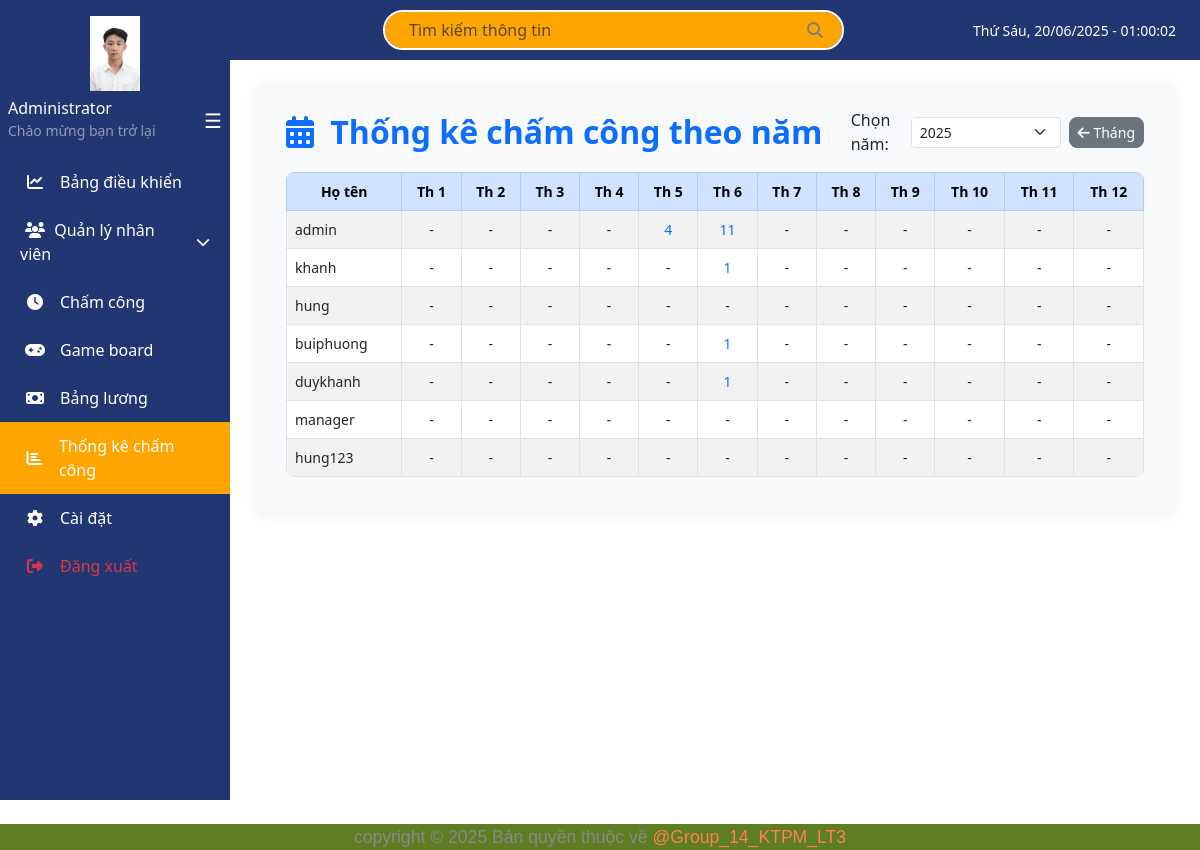
/chamcong/nam (signed in), run on the app's committed database.
### app/models/user.py (models this page shows, shortened)
class User(UserMixin, db.Model):  # ✅ thêm UserMixin
    id = db.Column(db.Integer, primary_key=True)
    employee_code = db.Column(db.String(10), unique=True)
    employee_info = db.relationship("EmployeeInfo", back_populates="user", uselist=False)
    username = db.Column(db.String(64), unique=True, nullable=False)
    password_hash = db.Column(db.String(128), nullable=False)
    avatar = db.Column(db.String(20), default = "default.jpg")
    role = db.Column(db.String(20), default='employee')  # admin / employee

### app/routes/attendance.py (the view)
@attendance_bp.route('/chamcong/nam')
@role_required('admin', 'manager')
def tong_hop_nam():
    year = int(request.args.get('year', datetime.now().year))
    users = User.query.all()
    summary = []
    for user in users:
        user_summary = {'name': user.username, 'employee_code': user.employee_code, 'months': []}
        for month in range(1, 13):
            total = Attendance.query.filter(
                Attendance.user_id == user.id,
                Attendance.date.between(date(year, month, 1), date(year, month, monthrange(year, month)[1]))
            ).count()
            user_summary['months'].append({
                'month': month,
                'count': total
            })
        summary.append(user_summary)
    return render_with_role('attendance/tong_hop_nam.html', summary=summary, year=year)

### app/utils/render_with_role_layout.py (called while the page is built)
def render_with_role(template_name, **context):
    role = getattr(current_user, 'role', None)
    if role == 'admin':
        layout = 'layouts/base_admin.html'
    elif role == 'manager':
        layout = 'layouts/base_manager.html'
    else:
        layout = 'layouts/base_employee.html'
    return render_template(template_name, layout=layout, **context)

### app/templates/attendance/tong_hop_nam.html
{% extends layout %}
{% block content %}
  <link rel="stylesheet" href="{{ url_for('static', filename='css/attendance.css') }}">
<div class="container-fluid py-4">
    <div class="d-flex justify-content-between align-items-center flex-wrap mb-3">
        <h2 class="mb-0 text-primary fw-semibold">
            <i class="fas fa-calendar-alt icon me-2"></i> Thống kê chấm công theo năm
        </h2>
        <div class="d-flex align-items-center ms-auto flex-wrap gap-2">
            <form method="get" class="d-flex align-items-center">
                <label for="year" class="form-label me-2 mb-0">Chọn năm:</label>
                <select name="year" id="year" class="form-select form-select-sm" onchange="this.form.submit()">
                    {% for y in range(2020, 2031) %}
                        <option value="{{ y }}" {% if y == year %}selected{% endif %}>{{ y }}</option>
                    {% endfor %}
                </select>
            </form>
            <a href="{{ url_for('attendance.tongket_cham_cong_thang', year=year) }}" class="btn btn-secondary btn-sm">
                <i class="fas fa-arrow-left"></i> Tháng
            </a>
        </div>
    </div>
    <div class="table-responsive">
        <table class="table table-bordered table-striped align-middle text-center w-100">
            <thead class="table-primary">
                <tr>
                    <th>Họ tên</th>
                    {% for m in range(1, 13) %}
                        <th>Th {{ m }}</th>
                    {% endfor %}
                </tr>
            </thead>
            <tbody>
                {% for u in summary %}
                <tr>
                    <td class="text-start">{{ u.name }}</td>
                    {% for m in u.months %}
                        <td>
                            {% if m.count > 0 %}
                                <a href="{{ url_for('attendance.chi_tiet_cham_cong_thang', employee_code=u.employee_code, month=m.month) }}">
                                    {{ m.count }}
                                </a>
                            {% else %}
                                -
                            {% endif %}
                        </td>
                    {% endfor %}
                </tr>
                {% endfor %}
            </tbody>
        </table>
    </div>
</div>
{% endblock %}

### app/static/css/base.css (style rules this page uses)
body { min-height: 100vh; font-family: 'Segoe UI', Tahoma, Geneva, Verdana, sans-serif; }

### app/static/css/attendance.css (style rules this page uses)
.container-fluid { padding: 2rem; background-color: #f8f9fa; border-radius: 12px; box-shadow: 0 0 10px rgba(0,0,0,0.05); }
h2 { font-weight: 600; color: #173E8C; }
form select#year { min-width: 120px; font-weight: 500; }
.btn-secondary { font-weight: 500; border-radius: 8px; }
.table { border-radius: 8px; overflow: hidden; }
.table th, .table td { vertical-align: middle; font-size: 14px; padding: 8px; }
.table td a { text-decoration: none; color: #0d6efd; font-weight: 500; }
.table td a { color: #0d6efd; font-weight: 500; text-decoration: none; }

### data on the page
User: name "admin", count "4" "11"
User: name "khanh", count "1"
User: name "hung"
User: name "buiphuong", count "1"
User: name "duykhanh", count "1"
User: name "manager"
User: name "hung123"

### other printed values
{{ m }} "1" "2" "3" "4" "5" "6" "7" "8" "9" "10" "11" "12"
form field year "2025"
